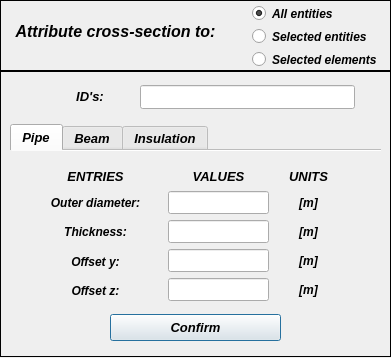
<?xml version="1.0" encoding="UTF-8"?>
<ui version="4.0">
 <class>Dialog</class>
 <widget class="QDialog" name="Dialog">
  <property name="windowModality">
   <enum>Qt::NonModal</enum>
  </property>
  <property name="geometry">
   <rect>
    <x>0</x>
    <y>0</y>
    <width>391</width>
    <height>358</height>
   </rect>
  </property>
  <property name="sizePolicy">
   <sizepolicy hsizetype="Fixed" vsizetype="Fixed">
    <horstretch>0</horstretch>
    <verstretch>0</verstretch>
   </sizepolicy>
  </property>
  <property name="minimumSize">
   <size>
    <width>391</width>
    <height>281</height>
   </size>
  </property>
  <property name="maximumSize">
   <size>
    <width>391</width>
    <height>400</height>
   </size>
  </property>
  <property name="contextMenuPolicy">
   <enum>Qt::DefaultContextMenu</enum>
  </property>
  <property name="windowTitle">
   <string>Set: Cross-Section</string>
  </property>
  <property name="windowIcon">
   <iconset>
    <normaloff>../../../../../../Downloads/load - Copia.png</normaloff>../../../../../../Downloads/load - Copia.png</iconset>
  </property>
  <property name="whatsThis">
   <string/>
  </property>
  <widget class="QWidget" name="widget" native="true">
   <property name="geometry">
    <rect>
     <x>0</x>
     <y>0</y>
     <width>391</width>
     <height>361</height>
    </rect>
   </property>
   <property name="minimumSize">
    <size>
     <width>391</width>
     <height>361</height>
    </size>
   </property>
   <property name="maximumSize">
    <size>
     <width>391</width>
     <height>361</height>
    </size>
   </property>
   <property name="font">
    <font>
     <kerning>true</kerning>
    </font>
   </property>
   <widget class="QFrame" name="frame">
    <property name="geometry">
     <rect>
      <x>0</x>
      <y>0</y>
      <width>391</width>
      <height>72</height>
     </rect>
    </property>
    <property name="frameShape">
     <enum>QFrame::Box</enum>
    </property>
    <property name="frameShadow">
     <enum>QFrame::Plain</enum>
    </property>
    <property name="lineWidth">
     <number>1</number>
    </property>
    <widget class="QLabel" name="label">
     <property name="geometry">
      <rect>
       <x>10</x>
       <y>22</y>
       <width>211</width>
       <height>16</height>
      </rect>
     </property>
     <property name="font">
      <font>
       <family>Arial</family>
       <pointsize>12</pointsize>
       <weight>75</weight>
       <italic>true</italic>
       <bold>true</bold>
      </font>
     </property>
     <property name="text">
      <string>&lt;html&gt;&lt;head/&gt;&lt;body&gt;&lt;p align=&quot;center&quot;&gt;Attribute cross-section to:&lt;/p&gt;&lt;/body&gt;&lt;/html&gt;</string>
     </property>
     <property name="textFormat">
      <enum>Qt::AutoText</enum>
     </property>
     <property name="alignment">
      <set>Qt::AlignCenter</set>
     </property>
    </widget>
    <widget class="QWidget" name="gridLayoutWidget">
     <property name="geometry">
      <rect>
       <x>248</x>
       <y>4</y>
       <width>139</width>
       <height>65</height>
      </rect>
     </property>
     <layout class="QGridLayout" name="gridLayout">
      <property name="verticalSpacing">
       <number>5</number>
      </property>
      <item row="0" column="0">
       <widget class="QRadioButton" name="radioButton_all">
        <property name="minimumSize">
         <size>
          <width>130</width>
          <height>17</height>
         </size>
        </property>
        <property name="maximumSize">
         <size>
          <width>130</width>
          <height>17</height>
         </size>
        </property>
        <property name="font">
         <font>
          <family>Arial</family>
          <pointsize>9</pointsize>
          <weight>75</weight>
          <italic>true</italic>
          <bold>true</bold>
          <stylestrategy>PreferAntialias</stylestrategy>
         </font>
        </property>
        <property name="focusPolicy">
         <enum>Qt::ClickFocus</enum>
        </property>
        <property name="text">
         <string>All entities</string>
        </property>
        <property name="checked">
         <bool>true</bool>
        </property>
       </widget>
      </item>
      <item row="1" column="0">
       <widget class="QRadioButton" name="radioButton_entity">
        <property name="minimumSize">
         <size>
          <width>130</width>
          <height>17</height>
         </size>
        </property>
        <property name="maximumSize">
         <size>
          <width>130</width>
          <height>17</height>
         </size>
        </property>
        <property name="font">
         <font>
          <family>Arial</family>
          <pointsize>9</pointsize>
          <weight>75</weight>
          <italic>true</italic>
          <bold>true</bold>
          <stylestrategy>PreferAntialias</stylestrategy>
         </font>
        </property>
        <property name="focusPolicy">
         <enum>Qt::ClickFocus</enum>
        </property>
        <property name="text">
         <string>Selected entities</string>
        </property>
        <property name="checked">
         <bool>false</bool>
        </property>
       </widget>
      </item>
      <item row="2" column="0">
       <widget class="QRadioButton" name="radioButton_elements">
        <property name="minimumSize">
         <size>
          <width>130</width>
          <height>17</height>
         </size>
        </property>
        <property name="maximumSize">
         <size>
          <width>130</width>
          <height>17</height>
         </size>
        </property>
        <property name="font">
         <font>
          <family>Arial</family>
          <pointsize>9</pointsize>
          <weight>75</weight>
          <italic>true</italic>
          <bold>true</bold>
          <stylestrategy>PreferAntialias</stylestrategy>
         </font>
        </property>
        <property name="focusPolicy">
         <enum>Qt::ClickFocus</enum>
        </property>
        <property name="text">
         <string>Selected elements</string>
        </property>
        <property name="checked">
         <bool>false</bool>
        </property>
       </widget>
      </item>
     </layout>
    </widget>
   </widget>
   <widget class="QFrame" name="frame_2">
    <property name="geometry">
     <rect>
      <x>0</x>
      <y>70</y>
      <width>391</width>
      <height>287</height>
     </rect>
    </property>
    <property name="frameShape">
     <enum>QFrame::Box</enum>
    </property>
    <property name="frameShadow">
     <enum>QFrame::Plain</enum>
    </property>
    <widget class="QTabWidget" name="tabWidget">
     <property name="geometry">
      <rect>
       <x>10</x>
       <y>54</y>
       <width>371</width>
       <height>181</height>
      </rect>
     </property>
     <property name="font">
      <font>
       <family>Arial</family>
       <pointsize>10</pointsize>
       <weight>75</weight>
       <italic>true</italic>
       <bold>true</bold>
      </font>
     </property>
     <property name="focusPolicy">
      <enum>Qt::StrongFocus</enum>
     </property>
     <property name="tabPosition">
      <enum>QTabWidget::North</enum>
     </property>
     <property name="tabShape">
      <enum>QTabWidget::Rounded</enum>
     </property>
     <property name="currentIndex">
      <number>0</number>
     </property>
     <property name="documentMode">
      <bool>true</bool>
     </property>
     <property name="tabsClosable">
      <bool>false</bool>
     </property>
     <property name="movable">
      <bool>false</bool>
     </property>
     <property name="tabBarAutoHide">
      <bool>false</bool>
     </property>
     <widget class="QWidget" name="tab">
      <attribute name="title">
       <string>Pipe</string>
      </attribute>
      <widget class="QWidget" name="verticalLayoutWidget_12">
       <property name="geometry">
        <rect>
         <x>30</x>
         <y>40</y>
         <width>111</width>
         <height>111</height>
        </rect>
       </property>
       <layout class="QVBoxLayout" name="verticalLayout_12">
        <item>
         <widget class="QLabel" name="label_20">
          <property name="font">
           <font>
            <family>Arial</family>
            <pointsize>9</pointsize>
            <weight>75</weight>
            <italic>true</italic>
            <bold>true</bold>
           </font>
          </property>
          <property name="text">
           <string>Outer diameter:</string>
          </property>
          <property name="alignment">
           <set>Qt::AlignCenter</set>
          </property>
         </widget>
        </item>
        <item>
         <widget class="QLabel" name="label_21">
          <property name="font">
           <font>
            <family>Arial</family>
            <pointsize>9</pointsize>
            <weight>75</weight>
            <italic>true</italic>
            <bold>true</bold>
           </font>
          </property>
          <property name="text">
           <string>Thickness:</string>
          </property>
          <property name="alignment">
           <set>Qt::AlignCenter</set>
          </property>
         </widget>
        </item>
        <item>
         <widget class="QLabel" name="label_22">
          <property name="font">
           <font>
            <family>Arial</family>
            <pointsize>9</pointsize>
            <weight>75</weight>
            <italic>true</italic>
            <bold>true</bold>
           </font>
          </property>
          <property name="text">
           <string>Offset y:</string>
          </property>
          <property name="alignment">
           <set>Qt::AlignCenter</set>
          </property>
         </widget>
        </item>
        <item>
         <widget class="QLabel" name="label_23">
          <property name="font">
           <font>
            <family>Arial</family>
            <pointsize>9</pointsize>
            <weight>75</weight>
            <italic>true</italic>
            <bold>true</bold>
           </font>
          </property>
          <property name="text">
           <string>Offset z:</string>
          </property>
          <property name="alignment">
           <set>Qt::AlignCenter</set>
          </property>
         </widget>
        </item>
       </layout>
      </widget>
      <widget class="QWidget" name="verticalLayoutWidget_10">
       <property name="geometry">
        <rect>
         <x>158</x>
         <y>10</y>
         <width>101</width>
         <height>31</height>
        </rect>
       </property>
       <layout class="QVBoxLayout" name="verticalLayout_10">
        <item>
         <widget class="QLabel" name="label_18">
          <property name="font">
           <font>
            <family>Arial</family>
            <pointsize>10</pointsize>
            <weight>75</weight>
            <italic>true</italic>
            <bold>true</bold>
           </font>
          </property>
          <property name="text">
           <string>VALUES</string>
          </property>
          <property name="alignment">
           <set>Qt::AlignCenter</set>
          </property>
         </widget>
        </item>
       </layout>
      </widget>
      <widget class="QWidget" name="verticalLayoutWidget_11">
       <property name="geometry">
        <rect>
         <x>30</x>
         <y>10</y>
         <width>111</width>
         <height>31</height>
        </rect>
       </property>
       <layout class="QVBoxLayout" name="verticalLayout_11">
        <item>
         <widget class="QLabel" name="label_19">
          <property name="font">
           <font>
            <family>Arial</family>
            <pointsize>10</pointsize>
            <weight>75</weight>
            <italic>true</italic>
            <bold>true</bold>
           </font>
          </property>
          <property name="text">
           <string>ENTRIES</string>
          </property>
          <property name="alignment">
           <set>Qt::AlignCenter</set>
          </property>
         </widget>
        </item>
       </layout>
      </widget>
      <widget class="QWidget" name="verticalLayoutWidget_7">
       <property name="geometry">
        <rect>
         <x>158</x>
         <y>40</y>
         <width>101</width>
         <height>113</height>
        </rect>
       </property>
       <layout class="QVBoxLayout" name="verticalLayout_7">
        <item>
         <widget class="QLineEdit" name="lineEdit_outerDiameter">
          <property name="text">
           <string/>
          </property>
          <property name="alignment">
           <set>Qt::AlignCenter</set>
          </property>
         </widget>
        </item>
        <item>
         <widget class="QLineEdit" name="lineEdit_thickness">
          <property name="focusPolicy">
           <enum>Qt::StrongFocus</enum>
          </property>
          <property name="alignment">
           <set>Qt::AlignCenter</set>
          </property>
         </widget>
        </item>
        <item>
         <widget class="QLineEdit" name="lineEdit_offset_y">
          <property name="focusPolicy">
           <enum>Qt::StrongFocus</enum>
          </property>
          <property name="alignment">
           <set>Qt::AlignCenter</set>
          </property>
         </widget>
        </item>
        <item>
         <widget class="QLineEdit" name="lineEdit_offset_z">
          <property name="focusPolicy">
           <enum>Qt::StrongFocus</enum>
          </property>
          <property name="alignment">
           <set>Qt::AlignCenter</set>
          </property>
         </widget>
        </item>
       </layout>
      </widget>
      <widget class="QWidget" name="verticalLayoutWidget_9">
       <property name="geometry">
        <rect>
         <x>278</x>
         <y>10</y>
         <width>41</width>
         <height>31</height>
        </rect>
       </property>
       <layout class="QVBoxLayout" name="verticalLayout_9">
        <item>
         <widget class="QLabel" name="label_17">
          <property name="font">
           <font>
            <family>Arial</family>
            <pointsize>10</pointsize>
            <weight>75</weight>
            <italic>true</italic>
            <bold>true</bold>
           </font>
          </property>
          <property name="text">
           <string>UNITS</string>
          </property>
          <property name="alignment">
           <set>Qt::AlignCenter</set>
          </property>
         </widget>
        </item>
       </layout>
      </widget>
      <widget class="QWidget" name="verticalLayoutWidget_8">
       <property name="geometry">
        <rect>
         <x>278</x>
         <y>40</y>
         <width>41</width>
         <height>113</height>
        </rect>
       </property>
       <layout class="QVBoxLayout" name="verticalLayout_8">
        <property name="spacing">
         <number>6</number>
        </property>
        <property name="bottomMargin">
         <number>3</number>
        </property>
        <item>
         <widget class="QLabel" name="label_13">
          <property name="minimumSize">
           <size>
            <width>0</width>
            <height>18</height>
           </size>
          </property>
          <property name="font">
           <font>
            <family>Arial</family>
            <pointsize>9</pointsize>
            <weight>75</weight>
            <italic>true</italic>
            <bold>true</bold>
           </font>
          </property>
          <property name="text">
           <string>[m]</string>
          </property>
          <property name="alignment">
           <set>Qt::AlignCenter</set>
          </property>
         </widget>
        </item>
        <item>
         <widget class="QLabel" name="label_14">
          <property name="font">
           <font>
            <family>Arial</family>
            <pointsize>9</pointsize>
            <weight>75</weight>
            <italic>true</italic>
            <bold>true</bold>
           </font>
          </property>
          <property name="text">
           <string>[m]</string>
          </property>
          <property name="alignment">
           <set>Qt::AlignCenter</set>
          </property>
         </widget>
        </item>
        <item>
         <widget class="QLabel" name="label_15">
          <property name="font">
           <font>
            <family>Arial</family>
            <pointsize>9</pointsize>
            <weight>75</weight>
            <italic>true</italic>
            <bold>true</bold>
           </font>
          </property>
          <property name="text">
           <string>[m]</string>
          </property>
          <property name="alignment">
           <set>Qt::AlignCenter</set>
          </property>
         </widget>
        </item>
        <item>
         <widget class="QLabel" name="label_16">
          <property name="font">
           <font>
            <family>Arial</family>
            <pointsize>9</pointsize>
            <weight>75</weight>
            <italic>true</italic>
            <bold>true</bold>
           </font>
          </property>
          <property name="text">
           <string>[m]</string>
          </property>
          <property name="alignment">
           <set>Qt::AlignCenter</set>
          </property>
         </widget>
        </item>
       </layout>
      </widget>
     </widget>
     <widget class="QWidget" name="tab_2">
      <attribute name="title">
       <string>Beam</string>
      </attribute>
      <widget class="QWidget" name="verticalLayoutWidget_18">
       <property name="geometry">
        <rect>
         <x>50</x>
         <y>40</y>
         <width>75</width>
         <height>111</height>
        </rect>
       </property>
       <layout class="QVBoxLayout" name="verticalLayout_18">
        <item>
         <widget class="QLabel" name="label_31">
          <property name="text">
           <string>Area:</string>
          </property>
          <property name="alignment">
           <set>Qt::AlignCenter</set>
          </property>
         </widget>
        </item>
        <item>
         <widget class="QLabel" name="label_32">
          <property name="text">
           <string>Iyy:</string>
          </property>
          <property name="alignment">
           <set>Qt::AlignCenter</set>
          </property>
         </widget>
        </item>
        <item>
         <widget class="QLabel" name="label_33">
          <property name="text">
           <string>Izz:</string>
          </property>
          <property name="alignment">
           <set>Qt::AlignCenter</set>
          </property>
         </widget>
        </item>
        <item>
         <widget class="QLabel" name="label_34">
          <property name="text">
           <string>Iyz:</string>
          </property>
          <property name="alignment">
           <set>Qt::AlignCenter</set>
          </property>
         </widget>
        </item>
       </layout>
      </widget>
      <widget class="QWidget" name="verticalLayoutWidget_17">
       <property name="geometry">
        <rect>
         <x>290</x>
         <y>40</y>
         <width>41</width>
         <height>111</height>
        </rect>
       </property>
       <layout class="QVBoxLayout" name="verticalLayout_17">
        <property name="spacing">
         <number>4</number>
        </property>
        <property name="bottomMargin">
         <number>0</number>
        </property>
        <item>
         <widget class="QLabel" name="label_27">
          <property name="text">
           <string>[m²]</string>
          </property>
          <property name="alignment">
           <set>Qt::AlignCenter</set>
          </property>
         </widget>
        </item>
        <item>
         <widget class="QLabel" name="label_28">
          <property name="text">
           <string>[m^4]</string>
          </property>
          <property name="alignment">
           <set>Qt::AlignCenter</set>
          </property>
         </widget>
        </item>
        <item>
         <widget class="QLabel" name="label_29">
          <property name="text">
           <string>[m^4]</string>
          </property>
          <property name="alignment">
           <set>Qt::AlignCenter</set>
          </property>
         </widget>
        </item>
        <item>
         <widget class="QLabel" name="label_30">
          <property name="text">
           <string>[m^4]</string>
          </property>
          <property name="alignment">
           <set>Qt::AlignCenter</set>
          </property>
         </widget>
        </item>
       </layout>
      </widget>
      <widget class="QWidget" name="verticalLayoutWidget_14">
       <property name="geometry">
        <rect>
         <x>50</x>
         <y>10</y>
         <width>75</width>
         <height>31</height>
        </rect>
       </property>
       <layout class="QVBoxLayout" name="verticalLayout_14">
        <item>
         <widget class="QLabel" name="label_25">
          <property name="font">
           <font>
            <weight>75</weight>
            <bold>true</bold>
           </font>
          </property>
          <property name="text">
           <string>ENTRIES</string>
          </property>
          <property name="alignment">
           <set>Qt::AlignCenter</set>
          </property>
         </widget>
        </item>
       </layout>
      </widget>
      <widget class="QWidget" name="verticalLayoutWidget_13">
       <property name="geometry">
        <rect>
         <x>144</x>
         <y>10</y>
         <width>119</width>
         <height>31</height>
        </rect>
       </property>
       <layout class="QVBoxLayout" name="verticalLayout_13">
        <item>
         <widget class="QLabel" name="label_24">
          <property name="font">
           <font>
            <weight>75</weight>
            <bold>true</bold>
           </font>
          </property>
          <property name="text">
           <string>VALUES</string>
          </property>
          <property name="alignment">
           <set>Qt::AlignCenter</set>
          </property>
         </widget>
        </item>
       </layout>
      </widget>
      <widget class="QWidget" name="verticalLayoutWidget_16">
       <property name="geometry">
        <rect>
         <x>290</x>
         <y>10</y>
         <width>41</width>
         <height>31</height>
        </rect>
       </property>
       <layout class="QVBoxLayout" name="verticalLayout_16">
        <item>
         <widget class="QLabel" name="label_26">
          <property name="font">
           <font>
            <weight>75</weight>
            <bold>true</bold>
           </font>
          </property>
          <property name="text">
           <string>UNITS</string>
          </property>
          <property name="alignment">
           <set>Qt::AlignCenter</set>
          </property>
         </widget>
        </item>
       </layout>
      </widget>
      <widget class="QWidget" name="verticalLayoutWidget_15">
       <property name="geometry">
        <rect>
         <x>144</x>
         <y>40</y>
         <width>119</width>
         <height>111</height>
        </rect>
       </property>
       <layout class="QVBoxLayout" name="verticalLayout_15">
        <item>
         <widget class="QLineEdit" name="lineEdit_area">
          <property name="focusPolicy">
           <enum>Qt::StrongFocus</enum>
          </property>
          <property name="alignment">
           <set>Qt::AlignCenter</set>
          </property>
         </widget>
        </item>
        <item>
         <widget class="QLineEdit" name="lineEdit_iyy">
          <property name="focusPolicy">
           <enum>Qt::StrongFocus</enum>
          </property>
          <property name="alignment">
           <set>Qt::AlignCenter</set>
          </property>
         </widget>
        </item>
        <item>
         <widget class="QLineEdit" name="lineEdit_izz">
          <property name="focusPolicy">
           <enum>Qt::StrongFocus</enum>
          </property>
          <property name="alignment">
           <set>Qt::AlignCenter</set>
          </property>
         </widget>
        </item>
        <item>
         <widget class="QLineEdit" name="lineEdit_iyz">
          <property name="focusPolicy">
           <enum>Qt::StrongFocus</enum>
          </property>
          <property name="alignment">
           <set>Qt::AlignCenter</set>
          </property>
         </widget>
        </item>
       </layout>
      </widget>
     </widget>
     <widget class="QWidget" name="tab_3">
      <attribute name="title">
       <string>Insulation</string>
      </attribute>
      <widget class="QWidget" name="verticalLayoutWidget_19">
       <property name="geometry">
        <rect>
         <x>148</x>
         <y>64</y>
         <width>97</width>
         <height>89</height>
        </rect>
       </property>
       <layout class="QVBoxLayout" name="verticalLayout_19">
        <property name="spacing">
         <number>11</number>
        </property>
        <item>
         <widget class="QLineEdit" name="lineEdit_InsulationDensity">
          <property name="font">
           <font>
            <family>Arial</family>
            <pointsize>10</pointsize>
            <weight>75</weight>
            <italic>true</italic>
            <bold>true</bold>
           </font>
          </property>
          <property name="alignment">
           <set>Qt::AlignCenter</set>
          </property>
         </widget>
        </item>
        <item>
         <widget class="QLineEdit" name="lineEdit_InsulationThickness">
          <property name="font">
           <font>
            <family>Arial</family>
            <pointsize>10</pointsize>
            <weight>75</weight>
            <italic>true</italic>
            <bold>true</bold>
           </font>
          </property>
          <property name="focusPolicy">
           <enum>Qt::StrongFocus</enum>
          </property>
          <property name="alignment">
           <set>Qt::AlignCenter</set>
          </property>
         </widget>
        </item>
       </layout>
      </widget>
      <widget class="QWidget" name="verticalLayoutWidget_20">
       <property name="geometry">
        <rect>
         <x>54</x>
         <y>64</y>
         <width>77</width>
         <height>87</height>
        </rect>
       </property>
       <layout class="QVBoxLayout" name="verticalLayout_20">
        <item>
         <widget class="QLabel" name="label_35">
          <property name="minimumSize">
           <size>
            <width>0</width>
            <height>30</height>
           </size>
          </property>
          <property name="maximumSize">
           <size>
            <width>16777215</width>
            <height>30</height>
           </size>
          </property>
          <property name="font">
           <font>
            <family>Arial</family>
            <pointsize>10</pointsize>
            <weight>75</weight>
            <italic>true</italic>
            <bold>true</bold>
            <underline>false</underline>
            <strikeout>false</strikeout>
           </font>
          </property>
          <property name="text">
           <string>Density:</string>
          </property>
          <property name="alignment">
           <set>Qt::AlignCenter</set>
          </property>
         </widget>
        </item>
        <item>
         <widget class="QLabel" name="label_36">
          <property name="minimumSize">
           <size>
            <width>0</width>
            <height>30</height>
           </size>
          </property>
          <property name="maximumSize">
           <size>
            <width>16777215</width>
            <height>30</height>
           </size>
          </property>
          <property name="font">
           <font>
            <family>Arial</family>
            <pointsize>10</pointsize>
            <weight>75</weight>
            <italic>true</italic>
            <bold>true</bold>
           </font>
          </property>
          <property name="text">
           <string>Thickness:</string>
          </property>
          <property name="alignment">
           <set>Qt::AlignCenter</set>
          </property>
         </widget>
        </item>
       </layout>
      </widget>
      <widget class="QWidget" name="verticalLayoutWidget_21">
       <property name="geometry">
        <rect>
         <x>262</x>
         <y>64</y>
         <width>52</width>
         <height>85</height>
        </rect>
       </property>
       <layout class="QVBoxLayout" name="verticalLayout_21">
        <item>
         <widget class="QLabel" name="label_37">
          <property name="minimumSize">
           <size>
            <width>50</width>
            <height>30</height>
           </size>
          </property>
          <property name="maximumSize">
           <size>
            <width>50</width>
            <height>30</height>
           </size>
          </property>
          <property name="font">
           <font>
            <family>Arial</family>
            <pointsize>10</pointsize>
            <weight>75</weight>
            <italic>true</italic>
            <bold>true</bold>
            <underline>false</underline>
            <strikeout>false</strikeout>
           </font>
          </property>
          <property name="text">
           <string>[kg/m³]</string>
          </property>
          <property name="alignment">
           <set>Qt::AlignCenter</set>
          </property>
         </widget>
        </item>
        <item>
         <widget class="QLabel" name="label_38">
          <property name="minimumSize">
           <size>
            <width>50</width>
            <height>30</height>
           </size>
          </property>
          <property name="maximumSize">
           <size>
            <width>50</width>
            <height>30</height>
           </size>
          </property>
          <property name="font">
           <font>
            <family>Arial</family>
            <pointsize>10</pointsize>
            <weight>75</weight>
            <italic>true</italic>
            <bold>true</bold>
           </font>
          </property>
          <property name="text">
           <string>[m]</string>
          </property>
          <property name="alignment">
           <set>Qt::AlignCenter</set>
          </property>
         </widget>
        </item>
       </layout>
      </widget>
      <widget class="QWidget" name="verticalLayoutWidget_24">
       <property name="geometry">
        <rect>
         <x>54</x>
         <y>22</y>
         <width>77</width>
         <height>31</height>
        </rect>
       </property>
       <layout class="QVBoxLayout" name="verticalLayout_24">
        <item>
         <widget class="QLabel" name="label_41">
          <property name="minimumSize">
           <size>
            <width>0</width>
            <height>29</height>
           </size>
          </property>
          <property name="maximumSize">
           <size>
            <width>16777215</width>
            <height>29</height>
           </size>
          </property>
          <property name="font">
           <font>
            <family>Arial</family>
            <pointsize>10</pointsize>
            <weight>75</weight>
            <italic>true</italic>
            <bold>true</bold>
           </font>
          </property>
          <property name="frameShape">
           <enum>QFrame::Box</enum>
          </property>
          <property name="text">
           <string>ENTRIES</string>
          </property>
          <property name="alignment">
           <set>Qt::AlignCenter</set>
          </property>
         </widget>
        </item>
       </layout>
      </widget>
      <widget class="QWidget" name="verticalLayoutWidget_23">
       <property name="geometry">
        <rect>
         <x>148</x>
         <y>22</y>
         <width>97</width>
         <height>31</height>
        </rect>
       </property>
       <layout class="QVBoxLayout" name="verticalLayout_23">
        <item>
         <widget class="QLabel" name="label_40">
          <property name="minimumSize">
           <size>
            <width>0</width>
            <height>29</height>
           </size>
          </property>
          <property name="maximumSize">
           <size>
            <width>16777215</width>
            <height>29</height>
           </size>
          </property>
          <property name="font">
           <font>
            <family>Arial</family>
            <pointsize>10</pointsize>
            <weight>75</weight>
            <italic>true</italic>
            <bold>true</bold>
           </font>
          </property>
          <property name="frameShape">
           <enum>QFrame::Box</enum>
          </property>
          <property name="text">
           <string>VALUES</string>
          </property>
          <property name="alignment">
           <set>Qt::AlignCenter</set>
          </property>
         </widget>
        </item>
       </layout>
      </widget>
      <widget class="QWidget" name="verticalLayoutWidget_25">
       <property name="geometry">
        <rect>
         <x>262</x>
         <y>22</y>
         <width>53</width>
         <height>31</height>
        </rect>
       </property>
       <layout class="QVBoxLayout" name="verticalLayout_25">
        <item>
         <widget class="QLabel" name="label_42">
          <property name="minimumSize">
           <size>
            <width>0</width>
            <height>29</height>
           </size>
          </property>
          <property name="maximumSize">
           <size>
            <width>16777215</width>
            <height>29</height>
           </size>
          </property>
          <property name="font">
           <font>
            <family>Arial</family>
            <pointsize>10</pointsize>
            <weight>75</weight>
            <italic>true</italic>
            <bold>true</bold>
           </font>
          </property>
          <property name="frameShape">
           <enum>QFrame::Box</enum>
          </property>
          <property name="text">
           <string>UNITS</string>
          </property>
          <property name="alignment">
           <set>Qt::AlignCenter</set>
          </property>
         </widget>
        </item>
       </layout>
      </widget>
     </widget>
    </widget>
    <widget class="QPushButton" name="pushButton_confirm">
     <property name="geometry">
      <rect>
       <x>110</x>
       <y>244</y>
       <width>171</width>
       <height>27</height>
      </rect>
     </property>
     <property name="font">
      <font>
       <family>Arial</family>
       <pointsize>10</pointsize>
       <weight>75</weight>
       <italic>true</italic>
       <bold>true</bold>
      </font>
     </property>
     <property name="text">
      <string>Confirm</string>
     </property>
    </widget>
    <widget class="QLineEdit" name="lineEdit_nodeID">
     <property name="geometry">
      <rect>
       <x>140</x>
       <y>15</y>
       <width>215</width>
       <height>24</height>
      </rect>
     </property>
     <property name="font">
      <font>
       <family>Arial</family>
       <pointsize>10</pointsize>
       <weight>75</weight>
       <italic>true</italic>
       <bold>true</bold>
      </font>
     </property>
     <property name="focusPolicy">
      <enum>Qt::ClickFocus</enum>
     </property>
     <property name="alignment">
      <set>Qt::AlignCenter</set>
     </property>
    </widget>
    <widget class="QLabel" name="label_2">
     <property name="geometry">
      <rect>
       <x>40</x>
       <y>16</y>
       <width>100</width>
       <height>21</height>
      </rect>
     </property>
     <property name="minimumSize">
      <size>
       <width>100</width>
       <height>21</height>
      </size>
     </property>
     <property name="maximumSize">
      <size>
       <width>100</width>
       <height>21</height>
      </size>
     </property>
     <property name="font">
      <font>
       <family>Arial</family>
       <pointsize>10</pointsize>
       <weight>75</weight>
       <italic>true</italic>
       <bold>true</bold>
      </font>
     </property>
     <property name="text">
      <string>ID's:</string>
     </property>
     <property name="alignment">
      <set>Qt::AlignCenter</set>
     </property>
    </widget>
   </widget>
  </widget>
 </widget>
 <tabstops>
  <tabstop>tabWidget</tabstop>
  <tabstop>lineEdit_outerDiameter</tabstop>
  <tabstop>lineEdit_thickness</tabstop>
  <tabstop>lineEdit_offset_y</tabstop>
  <tabstop>lineEdit_offset_z</tabstop>
  <tabstop>pushButton_confirm</tabstop>
  <tabstop>lineEdit_area</tabstop>
  <tabstop>lineEdit_iyy</tabstop>
  <tabstop>lineEdit_izz</tabstop>
  <tabstop>lineEdit_iyz</tabstop>
  <tabstop>lineEdit_InsulationDensity</tabstop>
  <tabstop>lineEdit_InsulationThickness</tabstop>
 </tabstops>
 <resources/>
 <connections/>
</ui>
